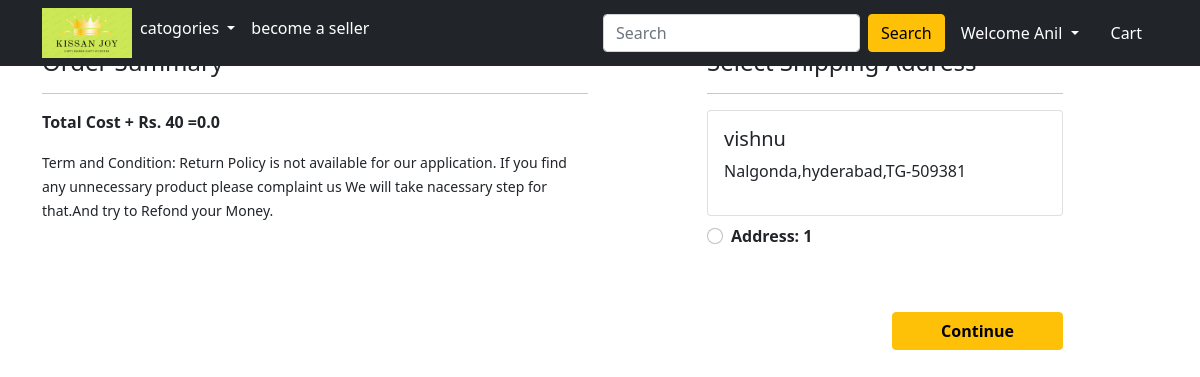
Screenshot of /checkout/ (signed in) with the database file from the repository.
### kissan/models.py (models this page shows, shortened)
class Customer(models.Model):
    user=models.ForeignKey(User,on_delete=models.CASCADE)
    name=models.CharField(max_length=100)
    locality=models.CharField(max_length=100)
    city=models.CharField(max_length=20)
    pincode=models.IntegerField()
    state=models.CharField(choices=STATE_CHOICES,max_length=50)

### kissan/views.py (the view)
# urls.py: path('checkout/', views.checkout, name='checkout'),
@login_required
def checkout(request):
  user=request.user
  add=Customer.objects.filter(user=user)
  cart_items=Cart.objects.filter(user=user)
  amount=0.0
  shipping_amount=40
  totalamount=0.0
  shipping_amount=40
  cart_product= [p for p in Cart.objects.all() if p.user==request.user]
  if cart_product:
    for p in cart_product:
      tempamount=(p.quantiry * p.product.discountd_price)
      amount+=tempamount
    totalamount=amount+shipping_amount
  return render(request, 'app/checkout.html',{'add':add,'totalamount':totalamount,'cart_items':cart_items})

### kissan/templates/app/checkout.html (shortened to what this page needs)
{% extends 'app/base.html' %}
{% load static %}
{% block main-content %}
<div class="container">
 <div class="row mt-5">
  <div class="col-sm-6">
    <h4>Order Summary</h4>
    <hr>
      <p class="fw-bold">Total Cost + Rs. 40 ={{totalamount}}</p>
    <small>Term and Condition: Return Policy is not available for our application. If you find any unnecessary product please complaint us We will take nacessary step for that.And try to Refond your Money.</small>
  </div>
  <div class="col-sm-4 offset-sm-1">
    <h4>Select Shipping Address</h4>
    <hr>
    <form action="/paymentdone">
      {% for ad in add %}
      <div class="card">
        <div class="card-body">
        <h5>{{ad.name}}</h5>
        <p>{{ad.locality}},{{ad.city}},{{ad.state}}-{{ad.pincode}}</p>
        </div>
      </div>
        <div class="form-check mt-2 mb-5">
          <input class="form-check-input" type="radio" name='custid' id='custadd{{forloop.counter}}' value="{{ad.id}}">
          <label class="form-check-label fw-bold" for="custadd{{forloop.counter}}">
            Address: {{forloop.counter}} </label>
        </div>
        {% endfor %}
        <div class="text-end">
          <button type="submit" class="btn btn-warning mt-3 px-5 fw-bold">Continue</button>
        </div>
      </form>
    </div>
  </div>
</div>
{% endblock main-content %}

### kissan/templates/app/base.html (shortened to what this page needs)
<!doctype html>
{% load static %}
<html lang="en">
  <head>
    <link href="https://cdn.jsdelivr.net/npm/bootstrap@5.0.0-beta1/dist/css/bootstrap.min.css" rel="stylesheet">
    <link rel="stylesheet" href="{% static 'app/css/owl.carousel.min.css' %}">
    <link rel="stylesheet" href="{% static 'app/css/all.min.css' %}">
    <link rel="stylesheet" href="{% static 'app/css/style.css' %}">
  </head>
  <body>
    <nav class="navbar navbar-expand-lg navbar-dark bg-dark fixed-top">
     <div class="container">
       <div class="collapse navbar-collapse" id="navbarSupportedContent">
         <ul class="navbar-nav me-auto mb-2 mb-lg-0">
          <li class="nav-item">
            <div class="img-one">
              <a href="/"><img  src="{% static 'app/images/banner/appLogo.png' %}" alt="" width="90" height="50"></a>
          </div>
          </li>
           <li class="nav-item dropdown">
             <a class="nav-link dropdown-toggle text-white" href="#" id="electronicsDropdown" role="button" data-bs-toggle="dropdown" aria-expanded="false">
               catogories
             </a>
           </li>
           <li class="nav-item">
            <a class="nav-link active" aria-current="page" href="{% url 'sellerHome' %}" target="_blank">become a seller</a>
          </li>
         </ul>
         <form class="d-flex">
           <input class="form-control me-2" type="search" placeholder="Search" aria-label="Search">
           <button class="btn btn-warning" type="submit">Search</button>
         </form>
         <div>
          <ul class="navbar-nav me-auto mb-2 mb-lg-0">
            {% if request.user.is_authenticated %}
           <li class="nav-item dropdown mx-2">
              <a class="nav-link dropdown-toggle text-white" href="#" id="profileDropdown" role="button" data-bs-toggle="dropdown" aria-expanded="false">
                Welcome {{request.user.username|capfirst}}
              </a>
            </li>
            <li class="nav-item mx-2">
             <a href="{% url 'showcart' %}" class="nav-link text-white"> Cart </a>
            </li>
            {% endif %}
          </ul>
         </div>
       </div>
     </div>
    </nav>
    {% block main-content %} {% endblock main-content %}
  </body>
</html>

### rows the page displays
Customer: name "vishnu", locality "Nalgonda", city "hyderabad", state "TG", pincode "509381"

### other values shown
{{ request.user.username|capfirst }} "Anil"
{{ totalamount }} "0.0"
